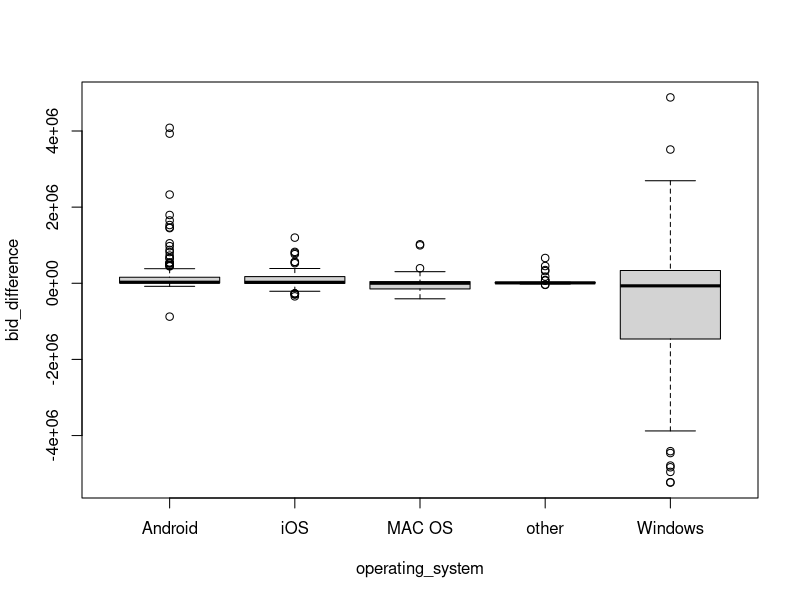
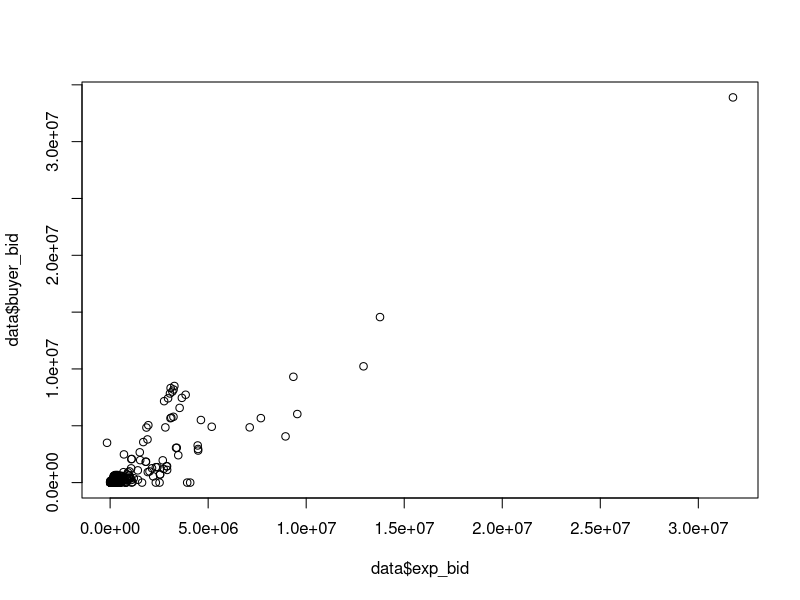

Generate these figures, in order, with R:
# LOADING PACKAGES
if (!require("tidyverse")) install.packages("tidyverse")
library(tidyverse)

# SET WORKING DIRECTORY TO FILE DIRECTORY (RSTUDIO ONLY)
# You may need to install the lastest version of the rstudioapi.
setwd(dirname(rstudioapi::getActiveDocumentContext()$path))

### Is media cost the base that everyone bids over?
### Average outcomes over time

data <- read.csv("original dataset/DataChallenge2019_GreenhouseGroup_Bidding_Algorithms_Tests.csv", sep=";")

data$advertiser_id <- factor(data$advertiser_id)
data$campaign_group_id <- factor(data$campaign_group_id)
data$campaign_id <- factor(data$campaign_id)
data$start_date <- as.Date(data$start_date)
data$end_date <- as.Date(data$end_date)

### Weird empty lines in the middle of the data frame.
data <- data[!is.na(data$advertiser_id),]

# CORRELATING BUYER BID WITH OUTCOMES
cor(data$buyer_bid, data[,colnames(data)[18:ncol(data)]], use = "pairwise")

### Clicks and unique_user_is_click correlate best and about as much

buyer_bid_est <- lm(buyer_bid ~ clicks + post_click_conv + post_view_conv + unique_user_impressions +
                  unique_user_inview + unique_user_is_click, data = data)

### However, those two variables are not considered to have a significant effect here. (Be aware of collinearity, though.)

data$exp_bid <- buyer_bid_est$fitted.values
data$bid_difference <- data$exp_bid - data$buyer_bid

boxplot(bid_difference ~ operating_system, data = data)
### Excuse me, what the f***?

plot(data$exp_bid, data$buyer_bid)
### Outliers spotted, use logarithmic values

### Heinz, Amro and Achmea have buyer_bids = 0?!
